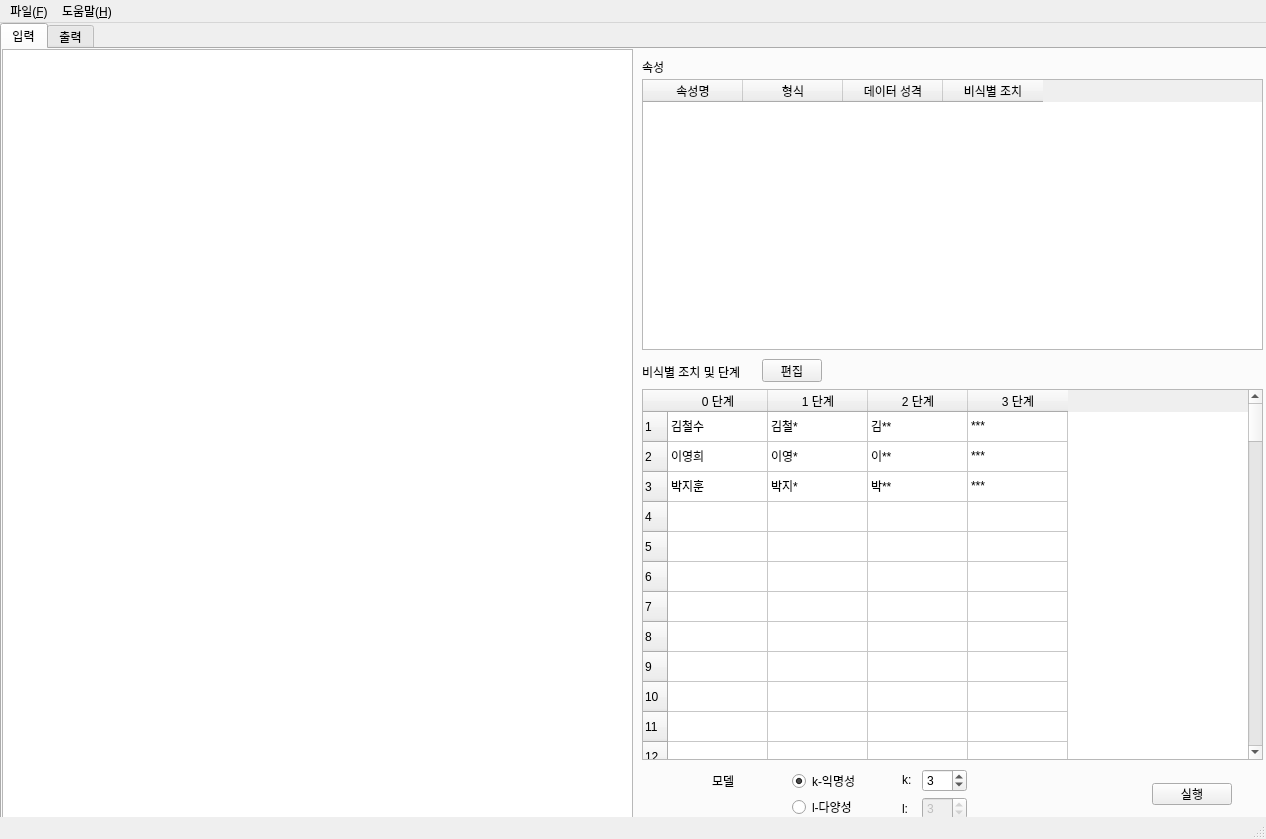
<?xml version="1.0" encoding="UTF-8"?>
<ui version="4.0">
 <class>MainWindow</class>
 <widget class="QMainWindow" name="MainWindow">
  <property name="geometry">
   <rect>
    <x>0</x>
    <y>0</y>
    <width>1266</width>
    <height>839</height>
   </rect>
  </property>
  <property name="contextMenuPolicy">
   <enum>Qt::NoContextMenu</enum>
  </property>
  <property name="windowTitle">
   <string>x-anonymizer</string>
  </property>
  <property name="dockNestingEnabled">
   <bool>true</bool>
  </property>
  <property name="dockOptions">
   <set>QMainWindow::AllowNestedDocks|QMainWindow::AllowTabbedDocks|QMainWindow::AnimatedDocks|QMainWindow::ForceTabbedDocks</set>
  </property>
  <widget class="QWidget" name="centralwidget">
   <property name="autoFillBackground">
    <bool>false</bool>
   </property>
   <widget class="QTabWidget" name="mainTab">
    <property name="geometry">
     <rect>
      <x>0</x>
      <y>0</y>
      <width>1271</width>
      <height>810</height>
     </rect>
    </property>
    <property name="currentIndex">
     <number>0</number>
    </property>
    <widget class="QWidget" name="input_tab">
     <attribute name="title">
      <string>입력</string>
     </attribute>
     <widget class="QLabel" name="label">
      <property name="geometry">
       <rect>
        <x>640</x>
        <y>10</y>
        <width>54</width>
        <height>16</height>
       </rect>
      </property>
      <property name="text">
       <string>속성</string>
      </property>
     </widget>
     <widget class="QTableWidget" name="levelTable">
      <property name="geometry">
       <rect>
        <x>640</x>
        <y>340</y>
        <width>621</width>
        <height>371</height>
       </rect>
      </property>
      <property name="cornerButtonEnabled">
       <bool>true</bool>
      </property>
      <property name="rowCount">
       <number>100</number>
      </property>
      <property name="columnCount">
       <number>4</number>
      </property>
      <row/>
      <row/>
      <row/>
      <row/>
      <row/>
      <row/>
      <row/>
      <row/>
      <row/>
      <row/>
      <row/>
      <row/>
      <row/>
      <row/>
      <row/>
      <row/>
      <row/>
      <row/>
      <row/>
      <row/>
      <row/>
      <row/>
      <row/>
      <row/>
      <row/>
      <row/>
      <row/>
      <row/>
      <row/>
      <row/>
      <row/>
      <row/>
      <row/>
      <row/>
      <row/>
      <row/>
      <row/>
      <row/>
      <row/>
      <row/>
      <row/>
      <row/>
      <row/>
      <row/>
      <row/>
      <row/>
      <row/>
      <row/>
      <row/>
      <row/>
      <row/>
      <row/>
      <row/>
      <row/>
      <row/>
      <row/>
      <row/>
      <row/>
      <row/>
      <row/>
      <row/>
      <row/>
      <row/>
      <row/>
      <row/>
      <row/>
      <row/>
      <row/>
      <row/>
      <row/>
      <row/>
      <row/>
      <row/>
      <row/>
      <row/>
      <row/>
      <row/>
      <row/>
      <row/>
      <row/>
      <row/>
      <row/>
      <row/>
      <row/>
      <row/>
      <row/>
      <row/>
      <row/>
      <row/>
      <row/>
      <row/>
      <row/>
      <row/>
      <row/>
      <row/>
      <row/>
      <row/>
      <row/>
      <row/>
      <row/>
      <column>
       <property name="text">
        <string>0 단계</string>
       </property>
      </column>
      <column>
       <property name="text">
        <string>1 단계</string>
       </property>
      </column>
      <column>
       <property name="text">
        <string>2 단계</string>
       </property>
      </column>
      <column>
       <property name="text">
        <string>3 단계</string>
       </property>
      </column>
      <item row="0" column="0">
       <property name="text">
        <string>김철수</string>
       </property>
      </item>
      <item row="0" column="1">
       <property name="text">
        <string>김철*</string>
       </property>
      </item>
      <item row="0" column="2">
       <property name="text">
        <string>김**</string>
       </property>
      </item>
      <item row="0" column="3">
       <property name="text">
        <string>***</string>
       </property>
      </item>
      <item row="1" column="0">
       <property name="text">
        <string>이영희</string>
       </property>
      </item>
      <item row="1" column="1">
       <property name="text">
        <string>이영*</string>
       </property>
      </item>
      <item row="1" column="2">
       <property name="text">
        <string>이**</string>
       </property>
      </item>
      <item row="1" column="3">
       <property name="text">
        <string>***</string>
       </property>
      </item>
      <item row="2" column="0">
       <property name="text">
        <string>박지훈</string>
       </property>
      </item>
      <item row="2" column="1">
       <property name="text">
        <string>박지*</string>
       </property>
      </item>
      <item row="2" column="2">
       <property name="text">
        <string>박**</string>
       </property>
      </item>
      <item row="2" column="3">
       <property name="text">
        <string>***</string>
       </property>
      </item>
     </widget>
     <widget class="QLabel" name="label_2">
      <property name="geometry">
       <rect>
        <x>640</x>
        <y>315</y>
        <width>121</width>
        <height>16</height>
       </rect>
      </property>
      <property name="text">
       <string>비식별 조치 및 단계</string>
      </property>
     </widget>
     <widget class="QSpinBox" name="kValueBox">
      <property name="geometry">
       <rect>
        <x>920</x>
        <y>720</y>
        <width>45</width>
        <height>23</height>
       </rect>
      </property>
      <property name="minimum">
       <number>1</number>
      </property>
      <property name="value">
       <number>3</number>
      </property>
     </widget>
     <widget class="QSpinBox" name="lValueBox">
      <property name="enabled">
       <bool>false</bool>
      </property>
      <property name="geometry">
       <rect>
        <x>920</x>
        <y>748</y>
        <width>45</width>
        <height>23</height>
       </rect>
      </property>
      <property name="minimum">
       <number>1</number>
      </property>
      <property name="value">
       <number>3</number>
      </property>
     </widget>
     <widget class="QLabel" name="label_3">
      <property name="geometry">
       <rect>
        <x>900</x>
        <y>724</y>
        <width>54</width>
        <height>14</height>
       </rect>
      </property>
      <property name="text">
       <string>k:</string>
      </property>
     </widget>
     <widget class="QLabel" name="label_4">
      <property name="enabled">
       <bool>true</bool>
      </property>
      <property name="geometry">
       <rect>
        <x>900</x>
        <y>753</y>
        <width>54</width>
        <height>14</height>
       </rect>
      </property>
      <property name="text">
       <string>l:</string>
      </property>
     </widget>
     <widget class="QPushButton" name="runButton">
      <property name="geometry">
       <rect>
        <x>1150</x>
        <y>734</y>
        <width>80</width>
        <height>22</height>
       </rect>
      </property>
      <property name="text">
       <string>실행</string>
      </property>
      <property name="shortcut">
       <string>Ctrl+R</string>
      </property>
     </widget>
     <widget class="QLabel" name="label_5">
      <property name="geometry">
       <rect>
        <x>710</x>
        <y>724</y>
        <width>54</width>
        <height>16</height>
       </rect>
      </property>
      <property name="text">
       <string>모델</string>
      </property>
     </widget>
     <widget class="QRadioButton" name="kRadioButton">
      <property name="geometry">
       <rect>
        <x>790</x>
        <y>724</y>
        <width>90</width>
        <height>16</height>
       </rect>
      </property>
      <property name="text">
       <string>k-익명성</string>
      </property>
      <property name="checked">
       <bool>true</bool>
      </property>
     </widget>
     <widget class="QRadioButton" name="lRadioButton">
      <property name="geometry">
       <rect>
        <x>790</x>
        <y>750</y>
        <width>90</width>
        <height>16</height>
       </rect>
      </property>
      <property name="text">
       <string>l-다양성</string>
      </property>
     </widget>
     <widget class="QPushButton" name="levelEditButton">
      <property name="enabled">
       <bool>true</bool>
      </property>
      <property name="geometry">
       <rect>
        <x>760</x>
        <y>310</y>
        <width>60</width>
        <height>23</height>
       </rect>
      </property>
      <property name="text">
       <string>편집</string>
      </property>
     </widget>
     <widget class="QTableWidget" name="inputTable">
      <property name="geometry">
       <rect>
        <x>0</x>
        <y>0</y>
        <width>631</width>
        <height>771</height>
       </rect>
      </property>
      <property name="sizePolicy">
       <sizepolicy hsizetype="Minimum" vsizetype="Fixed">
        <horstretch>0</horstretch>
        <verstretch>0</verstretch>
       </sizepolicy>
      </property>
      <property name="rowCount">
       <number>0</number>
      </property>
      <property name="columnCount">
       <number>0</number>
      </property>
      <attribute name="horizontalHeaderVisible">
       <bool>true</bool>
      </attribute>
      <attribute name="verticalHeaderVisible">
       <bool>true</bool>
      </attribute>
     </widget>
     <widget class="QTableWidget" name="attributeTable">
      <property name="enabled">
       <bool>true</bool>
      </property>
      <property name="geometry">
       <rect>
        <x>640</x>
        <y>30</y>
        <width>621</width>
        <height>271</height>
       </rect>
      </property>
      <property name="editTriggers">
       <set>QAbstractItemView::NoEditTriggers</set>
      </property>
      <property name="tabKeyNavigation">
       <bool>false</bool>
      </property>
      <property name="rowCount">
       <number>0</number>
      </property>
      <property name="columnCount">
       <number>4</number>
      </property>
      <attribute name="horizontalHeaderVisible">
       <bool>true</bool>
      </attribute>
      <attribute name="verticalHeaderVisible">
       <bool>false</bool>
      </attribute>
      <column>
       <property name="text">
        <string>속성명</string>
       </property>
      </column>
      <column>
       <property name="text">
        <string>형식</string>
       </property>
      </column>
      <column>
       <property name="text">
        <string>데이터 성격</string>
       </property>
      </column>
      <column>
       <property name="text">
        <string>비식별 조치</string>
       </property>
      </column>
     </widget>
    </widget>
    <widget class="QWidget" name="outpu_tab">
     <attribute name="title">
      <string>출력</string>
     </attribute>
     <widget class="QLabel" name="label_6">
      <property name="geometry">
       <rect>
        <x>300</x>
        <y>730</y>
        <width>191</width>
        <height>21</height>
       </rect>
      </property>
      <property name="font">
       <font>
        <pointsize>12</pointsize>
       </font>
      </property>
      <property name="text">
       <string>재식별 위험:</string>
      </property>
     </widget>
     <widget class="QLabel" name="label_7">
      <property name="geometry">
       <rect>
        <x>460</x>
        <y>730</y>
        <width>81</width>
        <height>21</height>
       </rect>
      </property>
      <property name="font">
       <font>
        <family>굴림</family>
        <pointsize>12</pointsize>
        <weight>75</weight>
        <bold>true</bold>
       </font>
      </property>
      <property name="text">
       <string>30 %</string>
      </property>
     </widget>
     <widget class="QLabel" name="label_8">
      <property name="geometry">
       <rect>
        <x>590</x>
        <y>730</y>
        <width>91</width>
        <height>21</height>
       </rect>
      </property>
      <property name="font">
       <font>
        <pointsize>12</pointsize>
       </font>
      </property>
      <property name="text">
       <string>위험 수준:</string>
      </property>
     </widget>
     <widget class="QLabel" name="label_9">
      <property name="geometry">
       <rect>
        <x>680</x>
        <y>730</y>
        <width>41</width>
        <height>21</height>
       </rect>
      </property>
      <property name="font">
       <font>
        <pointsize>12</pointsize>
       </font>
      </property>
      <property name="styleSheet">
       <string notr="true">background-color: red;
color: white</string>
      </property>
      <property name="text">
       <string>위험.</string>
      </property>
     </widget>
     <widget class="QPushButton" name="returnButton">
      <property name="geometry">
       <rect>
        <x>1040</x>
        <y>730</y>
        <width>80</width>
        <height>22</height>
       </rect>
      </property>
      <property name="text">
       <string>돌아가기</string>
      </property>
     </widget>
     <widget class="QLabel" name="label_10">
      <property name="geometry">
       <rect>
        <x>680</x>
        <y>750</y>
        <width>341</width>
        <height>20</height>
       </rect>
      </property>
      <property name="font">
       <font>
        <pointsize>12</pointsize>
       </font>
      </property>
      <property name="text">
       <string>적절한 설정을 사용하여 다시 비식별화하십시오.</string>
      </property>
     </widget>
     <widget class="QTableWidget" name="outputTableRight">
      <property name="geometry">
       <rect>
        <x>650</x>
        <y>0</y>
        <width>611</width>
        <height>721</height>
       </rect>
      </property>
      <property name="editTriggers">
       <set>QAbstractItemView::NoEditTriggers</set>
      </property>
      <property name="rowCount">
       <number>0</number>
      </property>
      <property name="columnCount">
       <number>0</number>
      </property>
      <attribute name="verticalHeaderVisible">
       <bool>false</bool>
      </attribute>
     </widget>
     <widget class="QTableWidget" name="outputTableLeft">
      <property name="geometry">
       <rect>
        <x>0</x>
        <y>0</y>
        <width>621</width>
        <height>721</height>
       </rect>
      </property>
      <property name="editTriggers">
       <set>QAbstractItemView::NoEditTriggers</set>
      </property>
      <property name="rowCount">
       <number>0</number>
      </property>
      <property name="columnCount">
       <number>0</number>
      </property>
      <attribute name="verticalHeaderVisible">
       <bool>false</bool>
      </attribute>
     </widget>
     <widget class="QLabel" name="label_11">
      <property name="geometry">
       <rect>
        <x>628</x>
        <y>330</y>
        <width>31</width>
        <height>51</height>
       </rect>
      </property>
      <property name="font">
       <font>
        <family>Agency FB</family>
        <pointsize>24</pointsize>
       </font>
      </property>
      <property name="text">
       <string>⇨</string>
      </property>
     </widget>
    </widget>
   </widget>
  </widget>
  <widget class="QMenuBar" name="menubar">
   <property name="geometry">
    <rect>
     <x>0</x>
     <y>0</y>
     <width>1266</width>
     <height>21</height>
    </rect>
   </property>
   <widget class="QMenu" name="menuFile">
    <property name="title">
     <string>파일(&amp;F)</string>
    </property>
    <addaction name="actionImport"/>
    <addaction name="actionSave_input"/>
    <addaction name="actionSave_output"/>
    <addaction name="separator"/>
    <addaction name="actionQuit"/>
   </widget>
   <widget class="QMenu" name="menuHelp">
    <property name="title">
     <string>도움말(&amp;H)</string>
    </property>
    <addaction name="actionHelp_content"/>
    <addaction name="actionAbout"/>
   </widget>
   <addaction name="menuFile"/>
   <addaction name="menuHelp"/>
  </widget>
  <widget class="QStatusBar" name="statusbar"/>
  <action name="actionImport">
   <property name="text">
    <string>가져오기(&amp;I)…</string>
   </property>
   <property name="shortcut">
    <string>Ctrl+O</string>
   </property>
  </action>
  <action name="actionSave_input">
   <property name="text">
    <string>입력 파일 저장(&amp;S)...</string>
   </property>
   <property name="shortcut">
    <string>Ctrl+S</string>
   </property>
  </action>
  <action name="actionSave_output">
   <property name="text">
    <string>출력 파일 저장(&amp;T)...</string>
   </property>
   <property name="shortcut">
    <string>Ctrl+Shift+S</string>
   </property>
  </action>
  <action name="actionQuit">
   <property name="text">
    <string>종료(&amp;Q)</string>
   </property>
  </action>
  <action name="actionHelp_content">
   <property name="text">
    <string>도움말 항목(&amp;H)...</string>
   </property>
   <property name="shortcut">
    <string>F1</string>
   </property>
  </action>
  <action name="actionAbout">
   <property name="text">
    <string>정보(&amp;A)...</string>
   </property>
  </action>
 </widget>
 <resources/>
 <connections/>
</ui>
